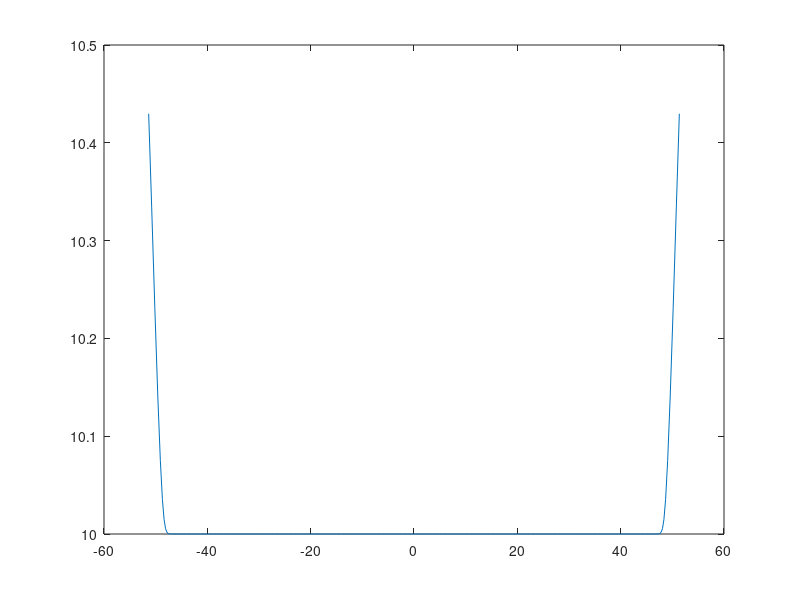

Here is the MATLAB script that generated this plot: (Note: this script raises an error after producing the figure.)
clc; clear; close all

nx = 800;
xstart=-100;
xend = 100;
plotFollow = ceil(nx/2);
plotMin = -5;
plotMax = 5;
T = 20;
x_0 = linspace(xstart, xend, nx)';
a = 0.1;
epsilon = 1e0;
seaLevel = 10;
u_0 = @(x) 0.0*ones(size(x,1),1);
eta_0 = @(x) seaLevel*ones(size(x,1),1) + 1*exp(-x.^2/epsilon);

x = x_0;
u = u_0(x);
sqrtEta = sqrt(eta_0(x));
t = zeros(size(x,1),1);
V = u + 2*sqrtEta;
W = u - 2*sqrtEta;


while max(t)<T
    slopeV = u(1:end-1)  + sqrtEta(1:end-1);
    slopeW = u(2:end) - sqrtEta(2:end);
    assert(all(slopeW <= slopeV));
    dx = diff(x);
    dudx = -diff(u);
    etaPlus = sqrtEta(1:end-1) + sqrtEta(2:end);
    dt1 = (dx + (u(2:end)-sqrtEta(2:end)).*(t(1:end-1)-t(2:end)))./(dudx + etaPlus);
    dt2 = (dx + (u(1:end-1)+sqrtEta(1:end-1)).*(t(1:end-1)-t(2:end)))./(dudx + etaPlus);
    t1 = t(1:end-1) + dt1;
    t2 = t(2:end) + dt2;
    t = t1;
    assert(all(t1-t2<1e-10));
    xV = x(1:end-1) + (u(1:end-1) + sqrtEta(1:end-1)).*dt1;
    xW = x(2:end) + (u(2:end) - sqrtEta(2:end)).*dt2;
    assert(all(xV-xW<1e-12));
    x = xV;
    V = V(1:end-1);
    W = W(2:end);
    sqrtEta = 0.25*(V - W);
    uV = V - 2*sqrtEta;
    uW = W + 2*sqrtEta;
    assert(all(uV-uW<1e-10));
    u = uV;
    plot(x,sqrtEta.^2);
    plotCenter = x(plotFollow);
    axis([plotMin+plotCenter,plotMax+plotCenter,seaLevel-1,seaLevel+1])
    pause(0.1)
    if size(x,1)<2
        break
    end
end


